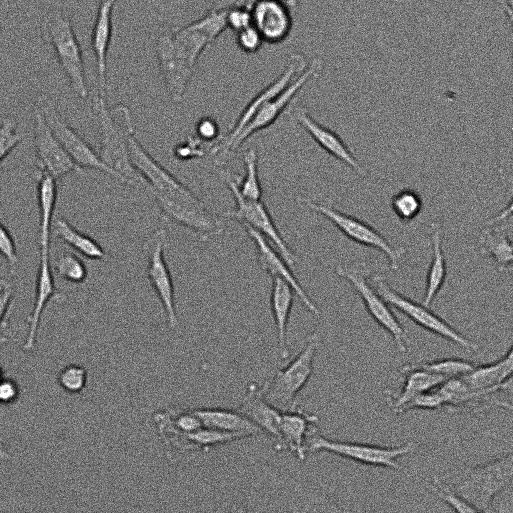
#> input picture snap.tif, 513 x 513 px
$ python segment.py
#> lines starting #> are read from the running program, lines starting #| are printed output that depends on the picture; after the words box and inside, x2 and y2 are one past the last pixel; in counts of white or black regions, pixels touching at a corner belong together
"""Segment cells in a brightfield image on CPU.

Brightfield cells are about as bright as the background, so we segment on
local texture (standard deviation) rather than intensity.
"""

import sys

import numpy as np
import tifffile as tf
import matplotlib.pyplot as plt
from scipy import ndimage as ndi
from skimage import filters, morphology, measure, segmentation, color, exposure

path = sys.argv[1] if len(sys.argv) > 1 else "snap.tif"
img = tf.imread(path).squeeze().astype(np.float32)
#> img: shape (513, 513) float32; min 0, max 255, mean 118.2
img = exposure.rescale_intensity(img, out_range=(0, 1))

# 1. Denoise, then flatten uneven illumination
smooth = filters.gaussian(img, sigma=1.5)
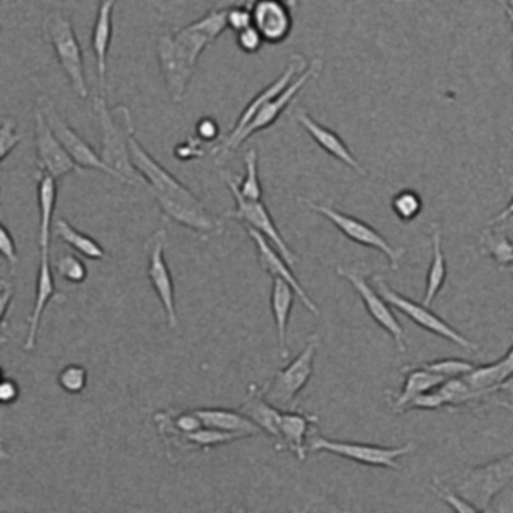
#> smooth: shape (513, 513) float32; min 0.0384, max 0.969, mean 0.463
flat = smooth - filters.gaussian(smooth, sigma=50)

# 2. Texture map: local standard deviation (cells have edges, background is flat)
win = 9
mean = ndi.uniform_filter(flat, win)
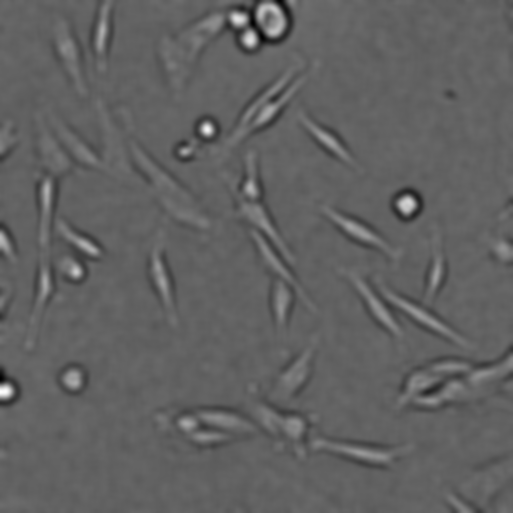
#> mean: shape (513, 513) float32; min -0.293, max 0.47, mean 0.000795; drawn with min black and max white
sq_mean = ndi.uniform_filter(flat**2, win)
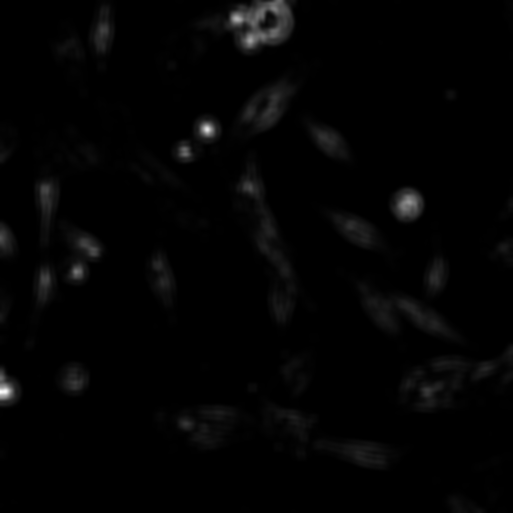
#> sq_mean: shape (513, 513) float32; min 1.83e-05, max 0.222, mean 0.00344; drawn with min black and max white
texture = np.sqrt(np.clip(sq_mean - mean**2, 0, None))

# 3. Threshold the texture map
# Triangle threshold sits lower than Otsu, so faint, flat cells are kept too
mask = texture > filters.threshold_triangle(texture)
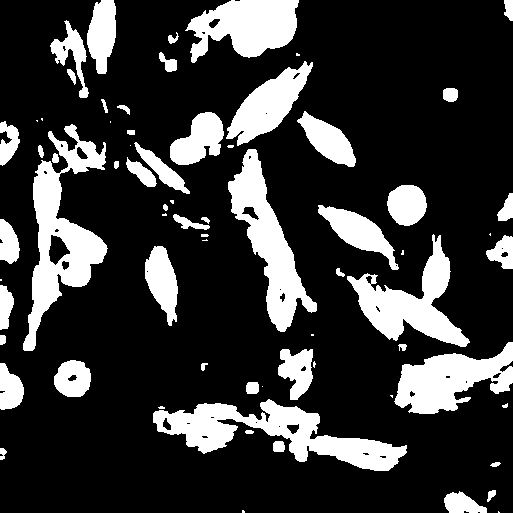
#> mask: shape (513, 513) bool; 21.7% white; 70 white regions (19 under 20 px), largest, box (x1, y1, x2, y2) and area: (23, 124, 108, 351) 6970, (153, 399, 407, 471) 6938, (228, 149, 317, 332) 5563

# 4. Clean up: close gaps, fill holes, drop specks
mask = morphology.closing(mask, morphology.disk(3))
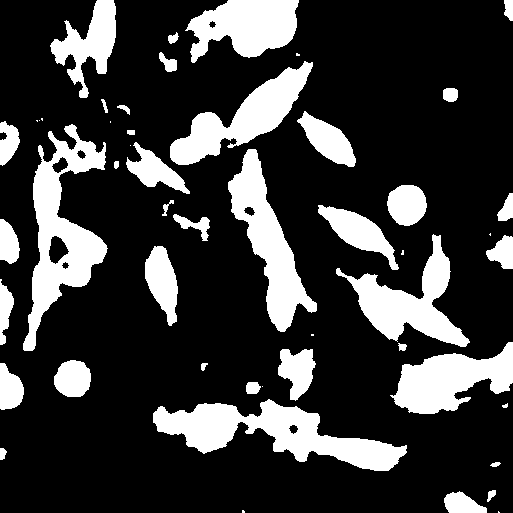
#> mask: shape (513, 513) bool; 22.6% white; 51 white regions (12 under 20 px), largest, box (x1, y1, x2, y2) and area: (153, 399, 407, 471) 7636, (23, 124, 108, 351) 7328, (228, 149, 317, 332) 5712
mask = ndi.binary_fill_holes(mask)
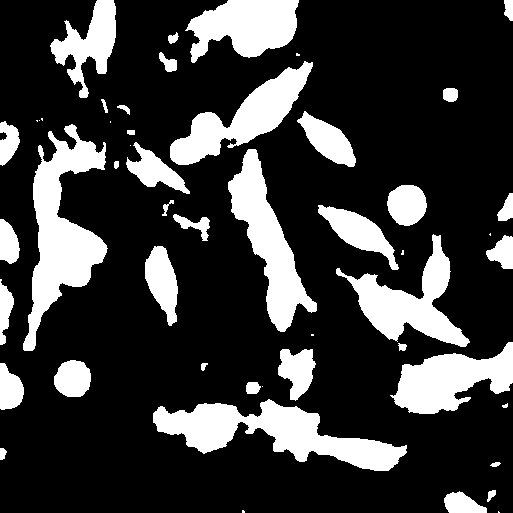
#> mask: shape (513, 513) bool; 22.8% white; 51 white regions (12 under 20 px), largest, box (x1, y1, x2, y2) and area: (23, 124, 108, 351) 7901, (153, 399, 407, 471) 7689, (228, 149, 317, 332) 5774
mask = morphology.opening(mask, morphology.disk(2))
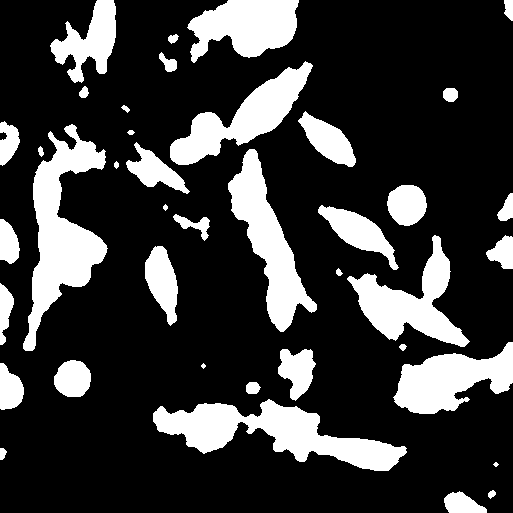
#> mask: shape (513, 513) bool; 22.6% white; 40 white regions (2 under 20 px), largest, box (x1, y1, x2, y2) and area: (23, 124, 108, 351) 7790, (153, 399, 407, 471) 7649, (228, 149, 317, 332) 5745
#> (the run stopped early here; a loop or call above may not have finished)
